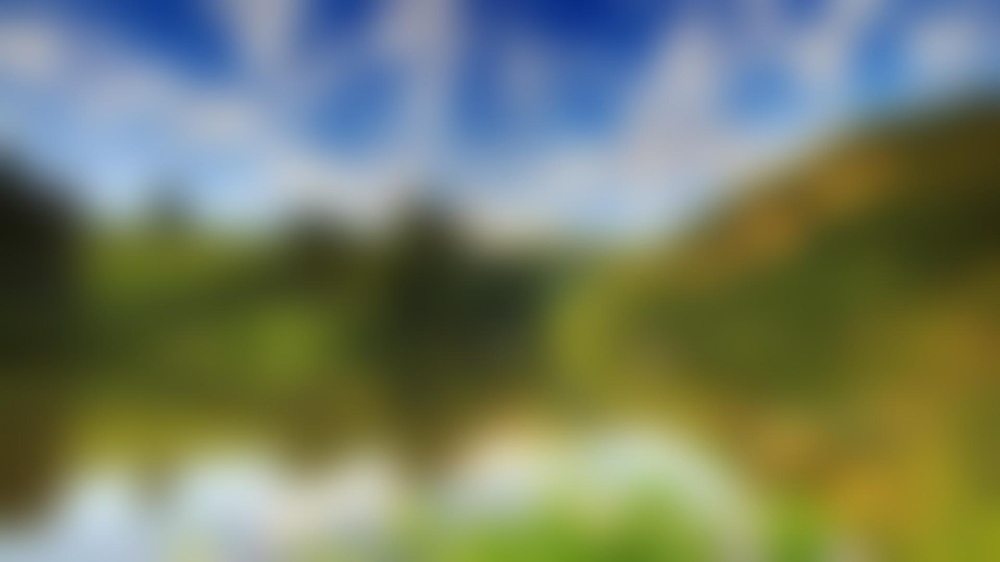
#> input picture Polygraph/bin/Debug/pictures/0/standart.jpg, 1000 x 562 px, shrunk from 1920 x 1080 before the run
$ python blur.py
#> lines starting #> are read from the running program, lines starting #| are printed output that depends on the picture
from PIL import Image, ImageFilter
im = Image.open('standart.jpg')
#> im is the input picture: PIL image 1000x562 RGB; mean R, G, B 116.3, 125.7, 102.7
mass = im.load()
x, y = im.size
#> x = 1000; y = 562
im1 = im.filter(ImageFilter.GaussianBlur(radius=40))
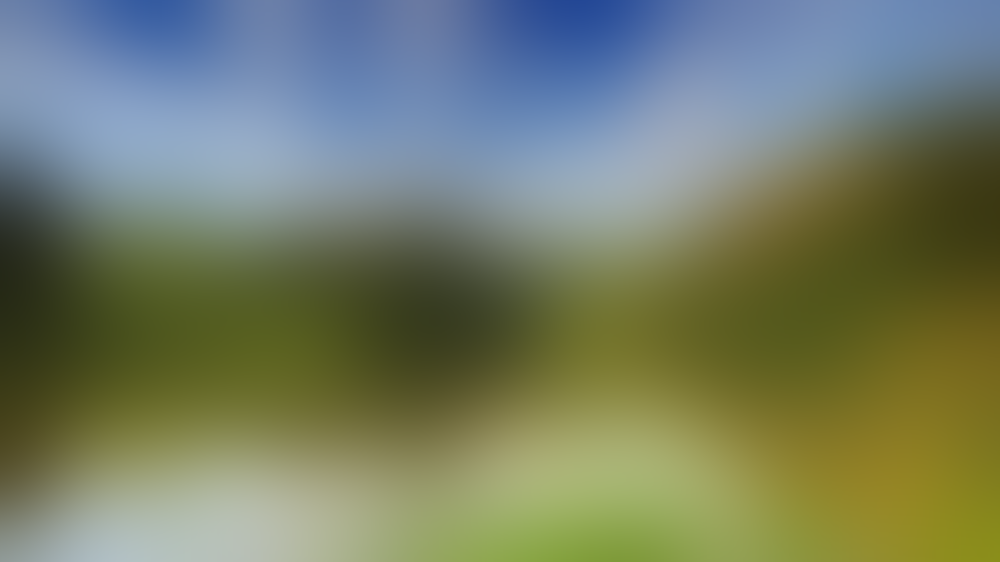
#> im1: PIL image 1000x562 RGB; mean R, G, B 115.7, 125.2, 102.2
im1.save('res.jpg')

$ run again, with Polygraph/bin/Debug/pictures/0/0.jpg copied over Polygraph/bin/Debug/pictures/0/standart.jpg
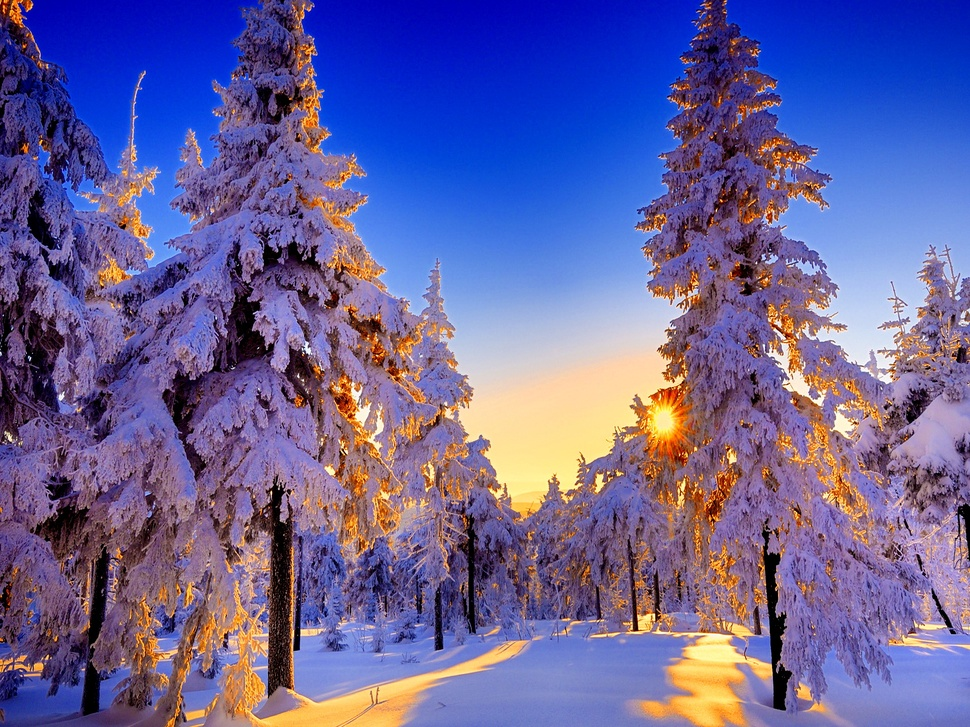
#> input picture Polygraph/bin/Debug/pictures/0/0.jpg, 970 x 727 px, shrunk from 1920 x 1440 before the run
#> im is the input picture: PIL image 970x727 RGB; mean R, G, B 104.9, 98, 153.4
#> `im1 = im.filter(ImageFilter.GaussianBlur(radius=40))`:
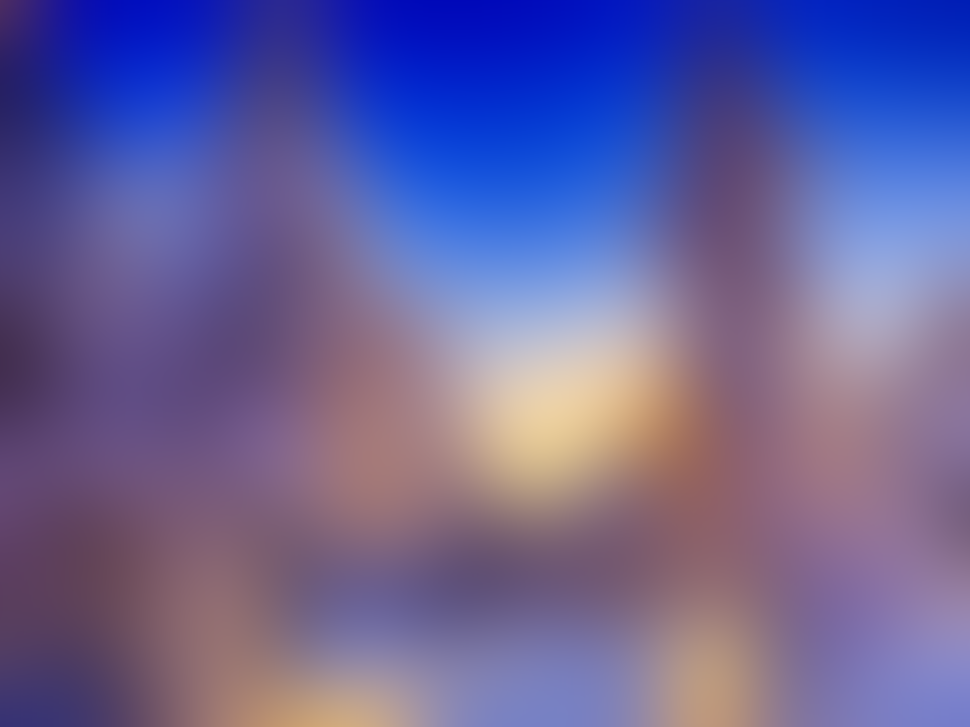
#> im1: PIL image 970x727 RGB; mean R, G, B 104.7, 97.6, 153

$ run again, with Polygraph/bin/Debug/pictures/0/1.jpg copied over Polygraph/bin/Debug/pictures/0/standart.jpg
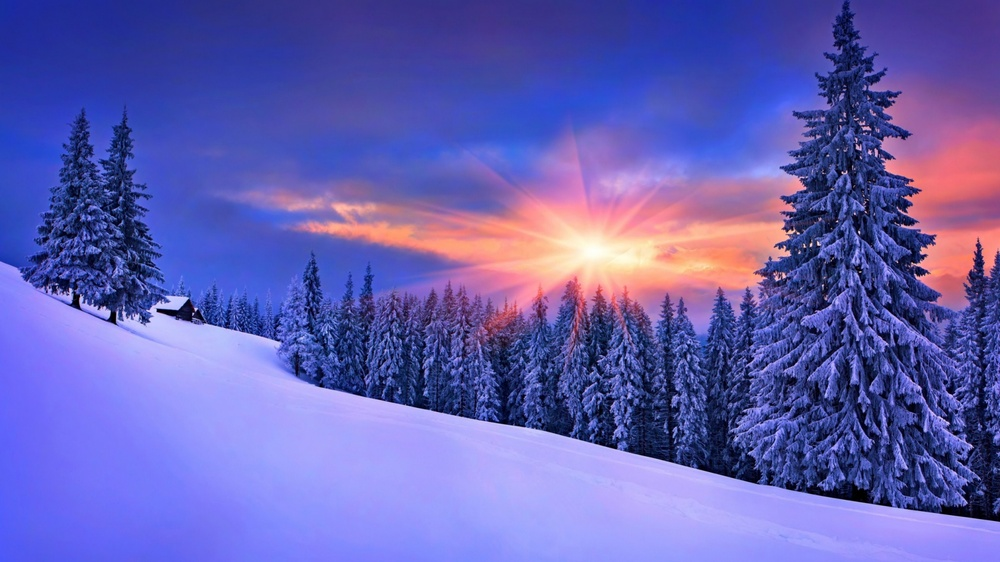
#> input picture Polygraph/bin/Debug/pictures/0/1.jpg, 1000 x 562 px, shrunk from 2048 x 1152 before the run
#> im is the input picture: PIL image 1000x562 RGB; mean R, G, B 101.2, 96.5, 179.8
#> `im1 = im.filter(ImageFilter.GaussianBlur(radius=40))`:
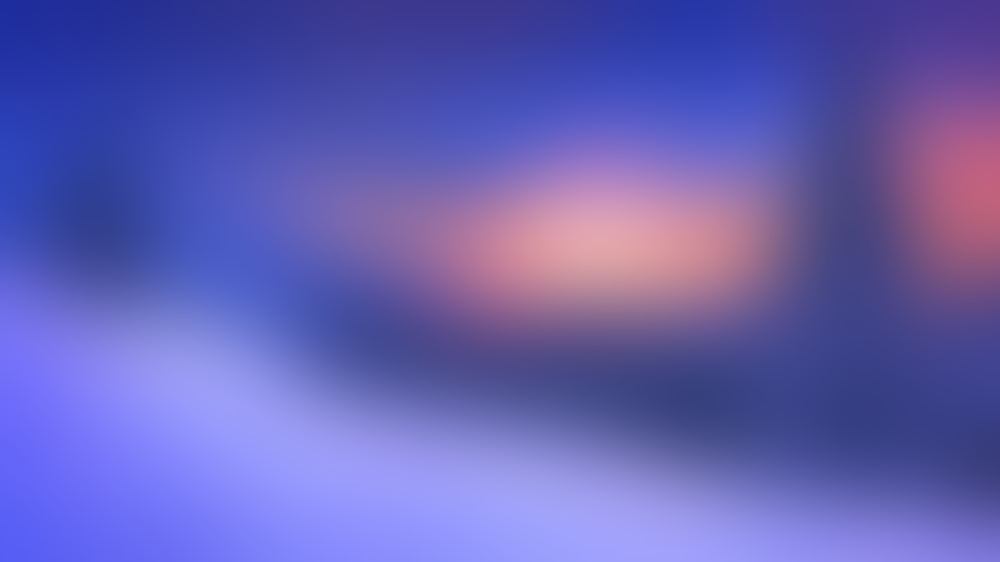
#> im1: PIL image 1000x562 RGB; mean R, G, B 100.9, 96.3, 179.9
